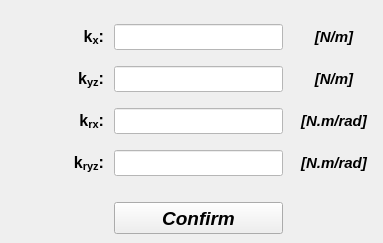
       <widget class="QWidget" name="tab_constant_values">
        <attribute name="title">
         <string>Constant values</string>
        </attribute>
        <widget class="QPushButton" name="pushButton_constant_input_confirm">
         <property name="geometry">
          <rect>
           <x>114</x>
           <y>202</y>
           <width>169</width>
           <height>32</height>
          </rect>
         </property>
         <property name="minimumSize">
          <size>
           <width>169</width>
           <height>32</height>
          </size>
         </property>
         <property name="maximumSize">
          <size>
           <width>169</width>
           <height>32</height>
          </size>
         </property>
         <property name="font">
          <font>
           <family>Arial</family>
           <pointsize>14</pointsize>
           <weight>75</weight>
           <italic>true</italic>
           <bold>true</bold>
          </font>
         </property>
         <property name="text">
          <string>Confirm</string>
         </property>
         <property name="autoDefault">
          <bool>true</bool>
         </property>
         <property name="default">
          <bool>false</bool>
         </property>
         <property name="flat">
          <bool>false</bool>
         </property>
        </widget>
        <widget class="QLabel" name="label_14">
         <property name="geometry">
          <rect>
           <x>294</x>
           <y>24</y>
           <width>80</width>
           <height>26</height>
          </rect>
         </property>
         <property name="minimumSize">
          <size>
           <width>80</width>
           <height>0</height>
          </size>
         </property>
         <property name="maximumSize">
          <size>
           <width>80</width>
           <height>16777215</height>
          </size>
         </property>
         <property name="font">
          <font>
           <family>Arial</family>
           <pointsize>11</pointsize>
           <weight>75</weight>
           <italic>true</italic>
           <bold>true</bold>
          </font>
         </property>
         <property name="text">
          <string>[N/m]</string>
         </property>
         <property name="alignment">
          <set>Qt::AlignCenter</set>
         </property>
        </widget>
        <widget class="QLineEdit" name="lineEdit_angular_stiffness">
         <property name="enabled">
          <bool>true</bool>
         </property>
         <property name="geometry">
          <rect>
           <x>114</x>
           <y>150</y>
           <width>169</width>
           <height>26</height>
          </rect>
         </property>
         <property name="minimumSize">
          <size>
           <width>169</width>
           <height>26</height>
          </size>
         </property>
         <property name="maximumSize">
          <size>
           <width>169</width>
           <height>26</height>
          </size>
         </property>
         <property name="font">
          <font>
           <family>Arial</family>
           <pointsize>12</pointsize>
           <weight>75</weight>
           <italic>true</italic>
           <bold>true</bold>
          </font>
         </property>
         <property name="styleSheet">
          <string notr="true">color: rgb(0, 0, 255);
background-color: rgb(255, 255, 255);</string>
         </property>
         <property name="text">
          <string/>
         </property>
         <property name="alignment">
          <set>Qt::AlignCenter</set>
         </property>
        </widget>
        <widget class="QLineEdit" name="lineEdit_torsional_stiffness">
         <property name="enabled">
          <bool>true</bool>
         </property>
         <property name="geometry">
          <rect>
           <x>114</x>
           <y>108</y>
           <width>169</width>
           <height>26</height>
          </rect>
         </property>
         <property name="minimumSize">
          <size>
           <width>169</width>
           <height>26</height>
          </size>
         </property>
         <property name="maximumSize">
          <size>
           <width>169</width>
           <height>26</height>
          </size>
         </property>
         <property name="font">
          <font>
           <family>Arial</family>
           <pointsize>12</pointsize>
           <weight>75</weight>
           <italic>true</italic>
           <bold>true</bold>
          </font>
         </property>
         <property name="styleSheet">
          <string notr="true">color: rgb(0, 0, 255);
background-color: rgb(255, 255, 255);</string>
         </property>
         <property name="text">
          <string/>
         </property>
         <property name="alignment">
          <set>Qt::AlignCenter</set>
         </property>
        </widget>
        <widget class="QLabel" name="label_89">
         <property name="enabled">
          <bool>true</bool>
         </property>
         <property name="geometry">
          <rect>
           <x>54</x>
           <y>24</y>
           <width>50</width>
           <height>26</height>
          </rect>
         </property>
         <property name="minimumSize">
          <size>
           <width>50</width>
           <height>26</height>
          </size>
         </property>
         <property name="maximumSize">
          <size>
           <width>50</width>
           <height>26</height>
          </size>
         </property>
         <property name="font">
          <font>
           <family>Arial</family>
           <pointsize>12</pointsize>
           <weight>75</weight>
           <italic>true</italic>
           <bold>true</bold>
          </font>
         </property>
         <property name="mouseTracking">
          <bool>true</bool>
         </property>
         <property name="text">
          <string>&lt;html&gt;&lt;head/&gt;&lt;body&gt;&lt;p align=&quot;right&quot;&gt;&lt;span style=&quot; font-style:normal;&quot;&gt;k&lt;/span&gt;&lt;span style=&quot; font-style:normal; vertical-align:sub;&quot;&gt;x&lt;/span&gt;&lt;span style=&quot; font-style:normal;&quot;&gt;:&lt;/span&gt;&lt;/p&gt;&lt;/body&gt;&lt;/html&gt;</string>
         </property>
         <property name="alignment">
          <set>Qt::AlignCenter</set>
         </property>
        </widget>
        <widget class="QLabel" name="label_87">
         <property name="geometry">
          <rect>
           <x>294</x>
           <y>150</y>
           <width>80</width>
           <height>26</height>
          </rect>
         </property>
         <property name="minimumSize">
          <size>
           <width>80</width>
           <height>0</height>
          </size>
         </property>
         <property name="maximumSize">
          <size>
           <width>80</width>
           <height>16777215</height>
          </size>
         </property>
         <property name="font">
          <font>
           <family>Arial</family>
           <pointsize>11</pointsize>
           <weight>75</weight>
           <italic>true</italic>
           <bold>true</bold>
          </font>
         </property>
         <property name="text">
          <string>[N.m/rad]</string>
         </property>
         <property name="alignment">
          <set>Qt::AlignCenter</set>
         </property>
        </widget>
        <widget class="QLineEdit" name="lineEdit_axial_stiffness">
         <property name="enabled">
          <bool>true</bool>
         </property>
         <property name="geometry">
          <rect>
           <x>114</x>
           <y>24</y>
           <width>169</width>
           <height>26</height>
          </rect>
         </property>
         <property name="minimumSize">
          <size>
           <width>169</width>
           <height>26</height>
          </size>
         </property>
         <property name="maximumSize">
          <size>
           <width>169</width>
           <height>26</height>
          </size>
         </property>
         <property name="font">
          <font>
           <family>Arial</family>
           <pointsize>12</pointsize>
           <weight>75</weight>
           <italic>true</italic>
           <bold>true</bold>
          </font>
         </property>
         <property name="styleSheet">
          <string notr="true">color: rgb(0, 0, 255);
background-color: rgb(255, 255, 255);</string>
         </property>
         <property name="text">
          <string/>
         </property>
         <property name="alignment">
          <set>Qt::AlignCenter</set>
         </property>
        </widget>
        <widget class="QLineEdit" name="lineEdit_transversal_stiffness">
         <property name="enabled">
          <bool>true</bool>
         </property>
         <property name="geometry">
          <rect>
           <x>114</x>
           <y>66</y>
           <width>169</width>
           <height>26</height>
          </rect>
         </property>
         <property name="minimumSize">
          <size>
           <width>169</width>
           <height>26</height>
          </size>
         </property>
         <property name="maximumSize">
          <size>
           <width>169</width>
           <height>26</height>
          </size>
         </property>
         <property name="font">
          <font>
           <family>Arial</family>
           <pointsize>12</pointsize>
           <weight>75</weight>
           <italic>true</italic>
           <bold>true</bold>
          </font>
         </property>
         <property name="styleSheet">
          <string notr="true">color: rgb(0, 0, 255);
background-color: rgb(255, 255, 255);</string>
         </property>
         <property name="text">
          <string/>
         </property>
         <property name="alignment">
          <set>Qt::AlignCenter</set>
         </property>
        </widget>
        <widget class="QLabel" name="label_15">
         <property name="geometry">
          <rect>
           <x>294</x>
           <y>66</y>
           <width>80</width>
           <height>26</height>
          </rect>
         </property>
         <property name="minimumSize">
          <size>
           <width>80</width>
           <height>0</height>
          </size>
         </property>
         <property name="maximumSize">
          <size>
           <width>80</width>
           <height>16777215</height>
          </size>
         </property>
         <property name="font">
          <font>
           <family>Arial</family>
           <pointsize>11</pointsize>
           <weight>75</weight>
           <italic>true</italic>
           <bold>true</bold>
          </font>
         </property>
         <property name="text">
          <string>[N/m]</string>
         </property>
         <property name="alignment">
          <set>Qt::AlignCenter</set>
         </property>
        </widget>
        <widget class="QLabel" name="label_90">
         <property name="enabled">
          <bool>true</bool>
         </property>
         <property name="geometry">
          <rect>
           <x>54</x>
           <y>66</y>
           <width>50</width>
           <height>26</height>
          </rect>
         </property>
         <property name="minimumSize">
          <size>
           <width>50</width>
           <height>26</height>
          </size>
         </property>
         <property name="maximumSize">
          <size>
           <width>50</width>
           <height>26</height>
          </size>
         </property>
         <property name="font">
          <font>
           <family>Arial</family>
           <pointsize>12</pointsize>
           <weight>75</weight>
           <italic>true</italic>
           <bold>true</bold>
          </font>
         </property>
         <property name="mouseTracking">
          <bool>true</bool>
         </property>
         <property name="text">
          <string>&lt;html&gt;&lt;head/&gt;&lt;body&gt;&lt;p align=&quot;right&quot;&gt;&lt;span style=&quot; font-style:normal;&quot;&gt;k&lt;/span&gt;&lt;span style=&quot; font-style:normal; vertical-align:sub;&quot;&gt;yz&lt;/span&gt;&lt;span style=&quot; font-style:normal;&quot;&gt;:&lt;/span&gt;&lt;/p&gt;&lt;/body&gt;&lt;/html&gt;</string>
         </property>
         <property name="alignment">
          <set>Qt::AlignCenter</set>
         </property>
        </widget>
        <widget class="QLabel" name="label_91">
         <property name="enabled">
          <bool>true</bool>
         </property>
         <property name="geometry">
          <rect>
           <x>54</x>
           <y>108</y>
           <width>50</width>
           <height>26</height>
          </rect>
         </property>
         <property name="minimumSize">
          <size>
           <width>50</width>
           <height>26</height>
          </size>
         </property>
         <property name="maximumSize">
          <size>
           <width>50</width>
           <height>26</height>
          </size>
         </property>
         <property name="font">
          <font>
           <family>Arial</family>
           <pointsize>12</pointsize>
           <weight>75</weight>
           <italic>true</italic>
           <bold>true</bold>
          </font>
         </property>
         <property name="mouseTracking">
          <bool>true</bool>
         </property>
         <property name="text">
          <string>&lt;html&gt;&lt;head/&gt;&lt;body&gt;&lt;p align=&quot;right&quot;&gt;&lt;span style=&quot; font-style:normal;&quot;&gt;k&lt;/span&gt;&lt;span style=&quot; font-style:normal; vertical-align:sub;&quot;&gt;rx&lt;/span&gt;&lt;span style=&quot; font-style:normal;&quot;&gt;:&lt;/span&gt;&lt;/p&gt;&lt;/body&gt;&lt;/html&gt;</string>
         </property>
         <property name="alignment">
          <set>Qt::AlignCenter</set>
         </property>
        </widget>
        <widget class="QLabel" name="label_92">
         <property name="enabled">
          <bool>true</bool>
         </property>
         <property name="geometry">
          <rect>
           <x>54</x>
           <y>150</y>
           <width>50</width>
           <height>26</height>
          </rect>
         </property>
         <property name="minimumSize">
          <size>
           <width>50</width>
           <height>26</height>
          </size>
         </property>
         <property name="maximumSize">
          <size>
           <width>50</width>
           <height>26</height>
          </size>
         </property>
         <property name="font">
          <font>
           <family>Arial</family>
           <pointsize>12</pointsize>
           <weight>75</weight>
           <italic>true</italic>
           <bold>true</bold>
          </font>
         </property>
         <property name="mouseTracking">
          <bool>true</bool>
         </property>
         <property name="text">
          <string>&lt;html&gt;&lt;head/&gt;&lt;body&gt;&lt;p align=&quot;right&quot;&gt;&lt;span style=&quot; font-style:normal;&quot;&gt;k&lt;/span&gt;&lt;span style=&quot; font-style:normal; vertical-align:sub;&quot;&gt;ryz&lt;/span&gt;&lt;span style=&quot; font-style:normal;&quot;&gt;:&lt;/span&gt;&lt;/p&gt;&lt;/body&gt;&lt;/html&gt;</string>
         </property>
         <property name="alignment">
          <set>Qt::AlignCenter</set>
         </property>
        </widget>
        <widget class="QLabel" name="label_88">
         <property name="geometry">
          <rect>
           <x>294</x>
           <y>108</y>
           <width>80</width>
           <height>26</height>
          </rect>
         </property>
         <property name="minimumSize">
          <size>
           <width>80</width>
           <height>0</height>
          </size>
         </property>
         <property name="maximumSize">
          <size>
           <width>80</width>
           <height>16777215</height>
          </size>
         </property>
         <property name="font">
          <font>
           <family>Arial</family>
           <pointsize>11</pointsize>
           <weight>75</weight>
           <italic>true</italic>
           <bold>true</bold>
          </font>
         </property>
         <property name="text">
          <string>[N.m/rad]</string>
         </property>
         <property name="alignment">
          <set>Qt::AlignCenter</set>
         </property>
        </widget>
       </widget>
